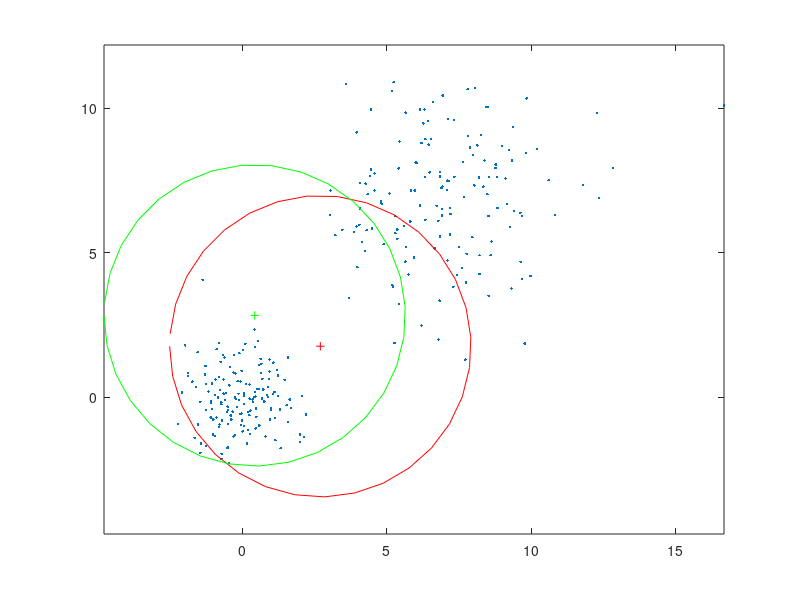

Recreate this plot in MATLAB.


%% non-linearly separable classification - back propagation


sd = .85;

x1 = [normrnd(0,sd,50,1); normrnd(0,sd,50,1);  normrnd(0,sd,50,1)];
x2 = [normrnd(0,sd,50,1); normrnd(5,sd,50,1);   normrnd(10,sd,50,1)];
x3 = [ones(150,1)];
y1 = [ones(50,1) zeros(50,1) zeros(50,1);  zeros(50,1) ones(50,1) zeros(50,1); zeros(50,1) zeros(50,1) ones(50,1) ];
input = [x1 x2 x3];
output = y1;

nsamp = length(x1);
ninput = 3;
nhidden = 4;
noutput = 3;

W = unifrnd(-1,1,ninput,nhidden);  % initialize weight matrices
V = unifrnd(-1,1,nhidden,noutput);

mu = .05; p = .9;   % a suggested step and momentum size

lastdW = 0*W;  lastdV = 0*V;   % initialize the previous weight change variables

% now do back prop

%%  k-means clustering

x1 = [normrnd(0,1,50,1); normrnd(5,1,50,1)];    % the data clusters
x2 = [normrnd(0,1,50,1); normrnd(5,1,50,1)];
input = [x1 x2];
nsamp = length(input);

w1 = mean(input) + normrnd(-1,1,1,2);   % intiialize the weights somewhere in the center of the data
w2 = mean(input) + normrnd(-1,1,1,2);


%%  ML density estimation
%%%%%%%%%%%%%%%%%%%%%%%%%%%%%%%
%%% mixture model using maximum likelihood gradient descent
%%%%%%%%%%%%%%%%%%%%%%%%%%%%%%%
x1 = [normrnd(0,1,150,1); normrnd(7,2,150,1)];    % the data clusters
x2 = [normrnd(0,1,150,1); normrnd(7,2,150,1)];
input = [x1 x2];
nsamp = length(input);

w1 = mean(input) + normrnd(-1,1,1,2);            %initialize the means and standard deviations
w2 = mean(input) + normrnd(-1,1,1,2);
s1 = sqrt(mean(var(input)));
s2 = sqrt(mean(var(input)));
pi1 = .5;                                      % the prior probabilities - we're not fitting those here
pi2 = .5; 
%% 1D Kohonen network
    
% create the data
x = -10:.1:10;  % equally spaced x
y =x.^3+ 0*x.^2;   % the cubic function
y = y/max(y)+ normrnd(0,.1,size(x));   % x = y^3 + noise; with y normalized to stay in range
input = [x; y]';  % this is the data set to fit your map to

nunits = 20;                    % the number of units

% initialize the prototypes to be in the center of the data
W = [mean(x)+unifrnd(-.05,.05,nunits,1) mean(y)+unifrnd(-.05,.05,nunits,1)];   
%%  you can use the function (or just the code) below to make plots and track the current Gaussians

clf                                                                     % plot the progress
plot(x1,x2,'.')
hold on
plot(w1(1),w1(2),'r+')
plot(w2(1),w2(2),'g+')
rad1 = norminv(.75,0,2*s1);
rad2 = norminv(.75,0,2*s2);
theta = -pi:.2:pi;
SDring= [cos(theta)' sin(theta)'];
plot(rad1*SDring(:,1) + w1(1) ,rad1*SDring(:,2)+w1(2),'r')
plot(rad2*SDring(:,1) + w2(1) ,rad2*SDring(:,2)+w2(2),'g')
axis('equal')
drawnow
hold off
